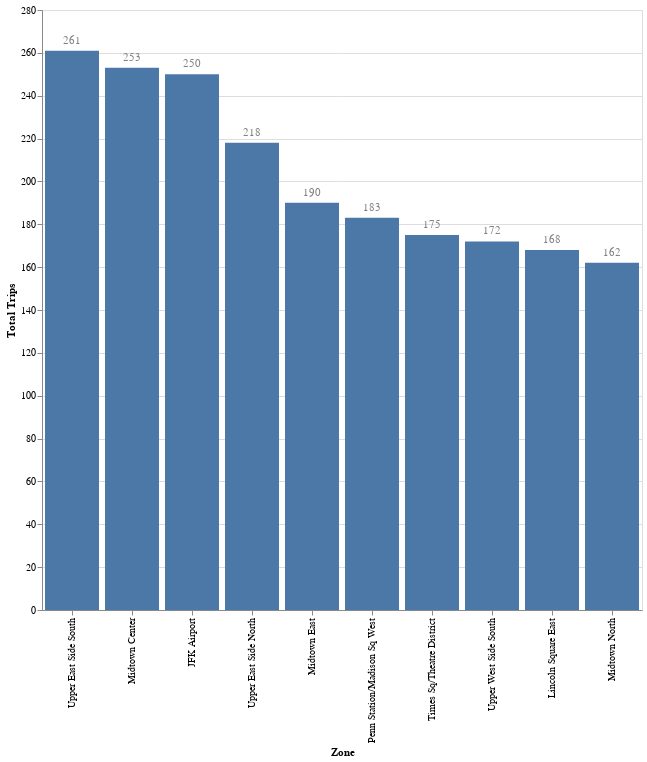

Notebook cell for this chart:
### Markdown cell above
### Top 10 pickup zones by trip count

### Code cell
import altair as alt

sample = df.sample(n = 5000, seed=42)


con = duckdb.connect()
result = con.execute('''
SELECT PULocationID, l.Zone,
COUNT(*) AS total_trips 
FROM sample
JOIN lut l
ON PULocationID = l.LocationID
GROUP BY PULocationID, l.Zone
ORDER BY total_trips DESC
LIMIT 10;
                    
''').fetchdf()

# Query reused from the notebook


bar_chart = alt.Chart(result).mark_bar().encode(
    x = alt.X("Zone", sort = None),
    y = alt.X("total_trips", title = "Total Trips"),
).properties(
    height = 600,
    width = 600
)

text = bar_chart.mark_text(             # Added number above bars for clarity
    align='center',
    baseline='middle',
    dy=-10,                             # Raise the number
    color = 'grey'
).encode(
    text='total_trips:Q'
)

bar_chart + text

### Figure 1 — Vega-Lite specification as saved in the notebook (floating-point values rounded to 4 significant figures)
{"config": {"view": {"continuousWidth": 300, "continuousHeight": 300}}, "layer": [{"mark": {"type": "bar"}, "encoding": {"x": {"field": "Zone", "sort": null, "type": "nominal"}, "y": {"field": "total_trips", "title": "Total Trips", "type": "quantitative"}}}, {"mark": {"type": "text", "align": "center", "baseline": "middle", "color": "grey", "dy": -10}, "encoding": {"text": {"field": "total_trips", "type": "quantitative"}, "x": {"field": "Zone", "sort": null, "type": "nominal"}, "y": {"field": "total_trips", "title": "Total Trips", "type": "quantitative"}}}], "data": {"name": "data-e23e409176f6fe036fdd2a2d9a7fdf89"}, "height": 600, "width": 600, "$schema": "https://vega.github.io/schema/vega-lite/v6.1.0.json", "datasets": {"data-e23e409176f6fe036fdd2a2d9a7fdf89": [{"PULocationID": 237, "Zone": "Upper East Side South", "total_trips": 261}, {"PULocationID": 161, "Zone": "Midtown Center", "total_trips": 253}, {"PULocationID": 132, "Zone": "JFK Airport", "total_trips": 250}, {"PULocationID": 236, "Zone": "Upper East Side North", "total_trips": 218}, {"PULocationID": 162, "Zone": "Midtown East", "total_trips": 190}, {"PULocationID": 186, "Zone": "Penn Station/Madison Sq West", "total_trips": 183}, {"PULocationID": 230, "Zone": "Times Sq/Theatre District", "total_trips": 175}, {"PULocationID": 239, "Zone": "Upper West Side South", "total_trips": 172}, {"PULocationID": 142, "Zone": "Lincoln Square East", "total_trips": 168}, {"PULocationID": 163, "Zone": "Midtown North", "total_trips": 162}]}}
